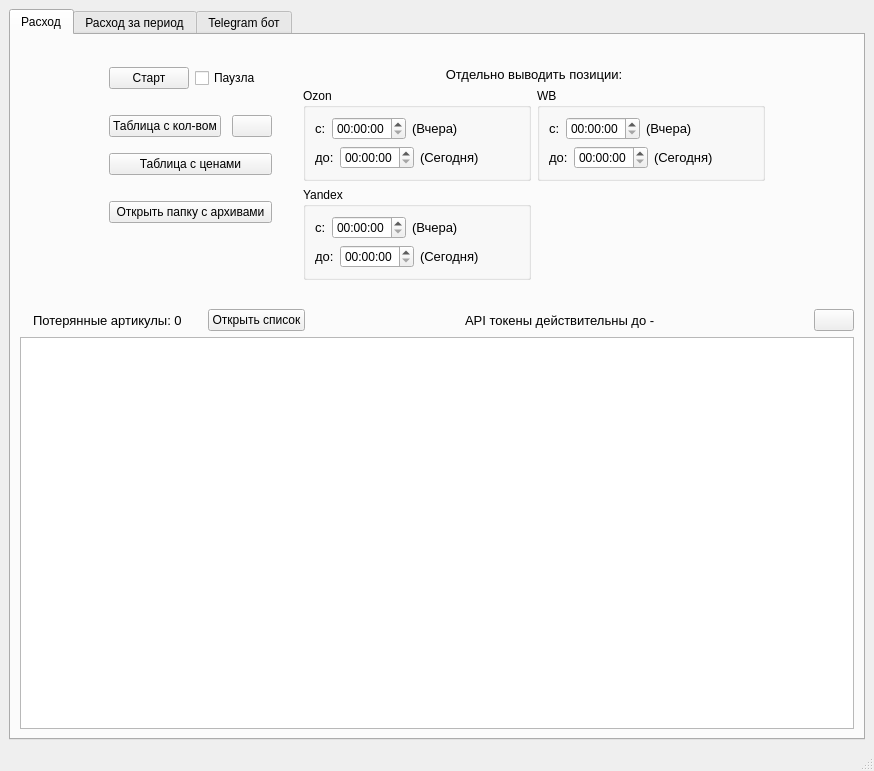
<?xml version="1.0" encoding="UTF-8"?>
<ui version="4.0">
 <class>MainWindow</class>
 <widget class="QMainWindow" name="MainWindow">
  <property name="geometry">
   <rect>
    <x>0</x>
    <y>0</y>
    <width>874</width>
    <height>771</height>
   </rect>
  </property>
  <property name="windowTitle">
   <string>MainWindow</string>
  </property>
  <widget class="QWidget" name="centralwidget">
   <layout class="QGridLayout" name="gridLayout">
    <item row="0" column="0">
     <widget class="QTabWidget" name="tabWidget">
      <property name="currentIndex">
       <number>0</number>
      </property>
      <widget class="QWidget" name="tab_3">
       <attribute name="title">
        <string>Расход</string>
       </attribute>
       <layout class="QGridLayout" name="gridLayout_8">
        <item row="0" column="0">
         <layout class="QVBoxLayout" name="verticalLayout_3" stretch="1,7,1,1,17">
          <item>
           <spacer name="verticalSpacer_4">
            <property name="orientation">
             <enum>Qt::Orientation::Vertical</enum>
            </property>
            <property name="sizeHint" stdset="0">
             <size>
              <width>17</width>
              <height>28</height>
             </size>
            </property>
           </spacer>
          </item>
          <item>
           <layout class="QHBoxLayout" name="horizontalLayout_11">
            <item>
             <spacer name="horizontalSpacer">
              <property name="orientation">
               <enum>Qt::Orientation::Horizontal</enum>
              </property>
              <property name="sizeHint" stdset="0">
               <size>
                <width>40</width>
                <height>20</height>
               </size>
              </property>
             </spacer>
            </item>
            <item>
             <layout class="QVBoxLayout" name="verticalLayout_2">
              <item>
               <layout class="QHBoxLayout" name="horizontalLayout_3">
                <item>
                 <widget class="QPushButton" name="Start_Button">
                  <property name="text">
                   <string>Старт</string>
                  </property>
                 </widget>
                </item>
                <item>
                 <widget class="QCheckBox" name="Pause_checkBox">
                  <property name="text">
                   <string>Паузла</string>
                  </property>
                 </widget>
                </item>
               </layout>
              </item>
              <item>
               <spacer name="verticalSpacer">
                <property name="orientation">
                 <enum>Qt::Orientation::Vertical</enum>
                </property>
                <property name="sizeType">
                 <enum>QSizePolicy::Policy::Minimum</enum>
                </property>
                <property name="sizeHint" stdset="0">
                 <size>
                  <width>20</width>
                  <height>20</height>
                 </size>
                </property>
               </spacer>
              </item>
              <item>
               <layout class="QHBoxLayout" name="horizontalLayout_5" stretch="7,1,0">
                <item>
                 <widget class="QPushButton" name="OpenResButton">
                  <property name="text">
                   <string>Таблица с кол-вом</string>
                  </property>
                  <property name="icon">
                   <iconset theme="QIcon::ThemeIcon::DocumentPageSetup"/>
                  </property>
                 </widget>
                </item>
                <item>
                 <spacer name="horizontalSpacer_7">
                  <property name="orientation">
                   <enum>Qt::Orientation::Horizontal</enum>
                  </property>
                  <property name="sizeType">
                   <enum>QSizePolicy::Policy::Minimum</enum>
                  </property>
                  <property name="sizeHint" stdset="0">
                   <size>
                    <width>5</width>
                    <height>20</height>
                   </size>
                  </property>
                 </spacer>
                </item>
                <item>
                 <widget class="QPushButton" name="OpenFileFolderButton">
                  <property name="text">
                   <string/>
                  </property>
                  <property name="icon">
                   <iconset theme="QIcon::ThemeIcon::FolderOpen"/>
                  </property>
                 </widget>
                </item>
               </layout>
              </item>
              <item>
               <spacer name="verticalSpacer_7">
                <property name="orientation">
                 <enum>Qt::Orientation::Vertical</enum>
                </property>
                <property name="sizeType">
                 <enum>QSizePolicy::Policy::Minimum</enum>
                </property>
                <property name="sizeHint" stdset="0">
                 <size>
                  <width>20</width>
                  <height>10</height>
                 </size>
                </property>
               </spacer>
              </item>
              <item>
               <widget class="QPushButton" name="OpenPriceFileButton">
                <property name="text">
                 <string>Таблица с ценами</string>
                </property>
                <property name="icon">
                 <iconset theme="QIcon::ThemeIcon::DocumentPageSetup"/>
                </property>
               </widget>
              </item>
              <item>
               <spacer name="verticalSpacer_2">
                <property name="orientation">
                 <enum>Qt::Orientation::Vertical</enum>
                </property>
                <property name="sizeType">
                 <enum>QSizePolicy::Policy::Minimum</enum>
                </property>
                <property name="sizeHint" stdset="0">
                 <size>
                  <width>20</width>
                  <height>20</height>
                 </size>
                </property>
               </spacer>
              </item>
              <item>
               <widget class="QPushButton" name="OpenArchiveDirButton">
                <property name="text">
                 <string>Открыть папку с архивами</string>
                </property>
               </widget>
              </item>
              <item>
               <spacer name="verticalSpacer_5">
                <property name="orientation">
                 <enum>Qt::Orientation::Vertical</enum>
                </property>
                <property name="sizeHint" stdset="0">
                 <size>
                  <width>20</width>
                  <height>40</height>
                 </size>
                </property>
               </spacer>
              </item>
             </layout>
            </item>
            <item>
             <spacer name="horizontalSpacer_4">
              <property name="orientation">
               <enum>Qt::Orientation::Horizontal</enum>
              </property>
              <property name="sizeType">
               <enum>QSizePolicy::Policy::Minimum</enum>
              </property>
              <property name="sizeHint" stdset="0">
               <size>
                <width>25</width>
                <height>20</height>
               </size>
              </property>
             </spacer>
            </item>
            <item>
             <layout class="QVBoxLayout" name="verticalLayout">
              <item>
               <widget class="QLabel" name="label">
                <property name="font">
                 <font>
                  <pointsize>10</pointsize>
                 </font>
                </property>
                <property name="inputMethodHints">
                 <set>Qt::InputMethodHint::ImhSensitiveData</set>
                </property>
                <property name="text">
                 <string>Отдельно выводить позиции:</string>
                </property>
                <property name="alignment">
                 <set>Qt::AlignmentFlag::AlignCenter</set>
                </property>
               </widget>
              </item>
              <item>
               <layout class="QGridLayout" name="gridLayout_7">
                <item row="0" column="0">
                 <widget class="QGroupBox" name="groupBox">
                  <property name="title">
                   <string>Ozon</string>
                  </property>
                  <layout class="QGridLayout" name="gridLayout_4">
                   <item row="0" column="0">
                    <layout class="QHBoxLayout" name="horizontalLayout">
                     <item>
                      <widget class="QLabel" name="label_8">
                       <property name="font">
                        <font>
                         <pointsize>10</pointsize>
                        </font>
                       </property>
                       <property name="text">
                        <string>с:</string>
                       </property>
                      </widget>
                     </item>
                     <item>
                      <widget class="QTimeEdit" name="ozon_extra_col_timeEdit"/>
                     </item>
                     <item>
                      <widget class="QLabel" name="label_3">
                       <property name="font">
                        <font>
                         <pointsize>10</pointsize>
                        </font>
                       </property>
                       <property name="text">
                        <string>(Вчера)</string>
                       </property>
                      </widget>
                     </item>
                     <item>
                      <spacer name="horizontalSpacer_5">
                       <property name="orientation">
                        <enum>Qt::Orientation::Horizontal</enum>
                       </property>
                       <property name="sizeHint" stdset="0">
                        <size>
                         <width>40</width>
                         <height>20</height>
                        </size>
                       </property>
                      </spacer>
                     </item>
                    </layout>
                   </item>
                   <item row="1" column="0">
                    <layout class="QHBoxLayout" name="horizontalLayout_2">
                     <item>
                      <widget class="QLabel" name="label_2">
                       <property name="font">
                        <font>
                         <pointsize>10</pointsize>
                        </font>
                       </property>
                       <property name="text">
                        <string>до:</string>
                       </property>
                      </widget>
                     </item>
                     <item>
                      <widget class="QTimeEdit" name="ozon_extra_col_timeEdit_2"/>
                     </item>
                     <item>
                      <widget class="QLabel" name="label_4">
                       <property name="font">
                        <font>
                         <pointsize>10</pointsize>
                        </font>
                       </property>
                       <property name="text">
                        <string>(Сегодня)</string>
                       </property>
                      </widget>
                     </item>
                     <item>
                      <spacer name="horizontalSpacer_6">
                       <property name="orientation">
                        <enum>Qt::Orientation::Horizontal</enum>
                       </property>
                       <property name="sizeHint" stdset="0">
                        <size>
                         <width>40</width>
                         <height>20</height>
                        </size>
                       </property>
                      </spacer>
                     </item>
                    </layout>
                   </item>
                  </layout>
                 </widget>
                </item>
                <item row="0" column="1">
                 <widget class="QGroupBox" name="groupBox_2">
                  <property name="title">
                   <string>WB</string>
                  </property>
                  <layout class="QGridLayout" name="gridLayout_6">
                   <item row="0" column="0">
                    <layout class="QHBoxLayout" name="horizontalLayout_13">
                     <item>
                      <widget class="QLabel" name="label_11">
                       <property name="font">
                        <font>
                         <pointsize>10</pointsize>
                        </font>
                       </property>
                       <property name="text">
                        <string>с:</string>
                       </property>
                      </widget>
                     </item>
                     <item>
                      <widget class="QTimeEdit" name="wb_extra_col_timeEdit"/>
                     </item>
                     <item>
                      <widget class="QLabel" name="label_12">
                       <property name="font">
                        <font>
                         <pointsize>10</pointsize>
                        </font>
                       </property>
                       <property name="text">
                        <string>(Вчера)</string>
                       </property>
                      </widget>
                     </item>
                     <item>
                      <spacer name="horizontalSpacer_20">
                       <property name="orientation">
                        <enum>Qt::Orientation::Horizontal</enum>
                       </property>
                       <property name="sizeHint" stdset="0">
                        <size>
                         <width>40</width>
                         <height>20</height>
                        </size>
                       </property>
                      </spacer>
                     </item>
                    </layout>
                   </item>
                   <item row="1" column="0">
                    <layout class="QHBoxLayout" name="horizontalLayout_6">
                     <item>
                      <widget class="QLabel" name="label_9">
                       <property name="font">
                        <font>
                         <pointsize>10</pointsize>
                        </font>
                       </property>
                       <property name="text">
                        <string>до:</string>
                       </property>
                      </widget>
                     </item>
                     <item>
                      <widget class="QTimeEdit" name="wb_extra_col_timeEdit_2"/>
                     </item>
                     <item>
                      <widget class="QLabel" name="label_10">
                       <property name="font">
                        <font>
                         <pointsize>10</pointsize>
                        </font>
                       </property>
                       <property name="text">
                        <string>(Сегодня)</string>
                       </property>
                      </widget>
                     </item>
                     <item>
                      <spacer name="horizontalSpacer_19">
                       <property name="orientation">
                        <enum>Qt::Orientation::Horizontal</enum>
                       </property>
                       <property name="sizeHint" stdset="0">
                        <size>
                         <width>40</width>
                         <height>20</height>
                        </size>
                       </property>
                      </spacer>
                     </item>
                    </layout>
                   </item>
                  </layout>
                 </widget>
                </item>
                <item row="1" column="0">
                 <widget class="QGroupBox" name="groupBox_3">
                  <property name="title">
                   <string>Yandex</string>
                  </property>
                  <layout class="QGridLayout" name="gridLayout_2">
                   <item row="0" column="0">
                    <layout class="QHBoxLayout" name="horizontalLayout_9">
                     <item>
                      <widget class="QLabel" name="label_17">
                       <property name="font">
                        <font>
                         <pointsize>10</pointsize>
                        </font>
                       </property>
                       <property name="text">
                        <string>с:</string>
                       </property>
                      </widget>
                     </item>
                     <item>
                      <widget class="QTimeEdit" name="ya_extra_col_timeEdit"/>
                     </item>
                     <item>
                      <widget class="QLabel" name="label_16">
                       <property name="font">
                        <font>
                         <pointsize>10</pointsize>
                        </font>
                       </property>
                       <property name="text">
                        <string>(Вчера)</string>
                       </property>
                      </widget>
                     </item>
                     <item>
                      <spacer name="horizontalSpacer_17">
                       <property name="orientation">
                        <enum>Qt::Orientation::Horizontal</enum>
                       </property>
                       <property name="sizeHint" stdset="0">
                        <size>
                         <width>40</width>
                         <height>20</height>
                        </size>
                       </property>
                      </spacer>
                     </item>
                    </layout>
                   </item>
                   <item row="1" column="0">
                    <layout class="QHBoxLayout" name="horizontalLayout_10">
                     <item>
                      <widget class="QLabel" name="label_19">
                       <property name="font">
                        <font>
                         <pointsize>10</pointsize>
                        </font>
                       </property>
                       <property name="text">
                        <string>до:</string>
                       </property>
                      </widget>
                     </item>
                     <item>
                      <widget class="QTimeEdit" name="ya_extra_col_timeEdit_2"/>
                     </item>
                     <item>
                      <widget class="QLabel" name="label_18">
                       <property name="font">
                        <font>
                         <pointsize>10</pointsize>
                        </font>
                       </property>
                       <property name="text">
                        <string>(Сегодня)</string>
                       </property>
                      </widget>
                     </item>
                     <item>
                      <spacer name="horizontalSpacer_23">
                       <property name="orientation">
                        <enum>Qt::Orientation::Horizontal</enum>
                       </property>
                       <property name="sizeHint" stdset="0">
                        <size>
                         <width>40</width>
                         <height>20</height>
                        </size>
                       </property>
                      </spacer>
                     </item>
                    </layout>
                   </item>
                  </layout>
                 </widget>
                </item>
                <item row="1" column="1">
                 <spacer name="verticalSpacer_3">
                  <property name="orientation">
                   <enum>Qt::Orientation::Vertical</enum>
                  </property>
                  <property name="sizeType">
                   <enum>QSizePolicy::Policy::Expanding</enum>
                  </property>
                  <property name="sizeHint" stdset="0">
                   <size>
                    <width>20</width>
                    <height>18</height>
                   </size>
                  </property>
                 </spacer>
                </item>
               </layout>
              </item>
             </layout>
            </item>
            <item>
             <spacer name="horizontalSpacer_2">
              <property name="orientation">
               <enum>Qt::Orientation::Horizontal</enum>
              </property>
              <property name="sizeHint" stdset="0">
               <size>
                <width>18</width>
                <height>20</height>
               </size>
              </property>
             </spacer>
            </item>
           </layout>
          </item>
          <item>
           <spacer name="verticalSpacer_6">
            <property name="orientation">
             <enum>Qt::Orientation::Vertical</enum>
            </property>
            <property name="sizeHint" stdset="0">
             <size>
              <width>20</width>
              <height>40</height>
             </size>
            </property>
           </spacer>
          </item>
          <item>
           <layout class="QHBoxLayout" name="horizontalLayout_4">
            <item>
             <spacer name="horizontalSpacer_8">
              <property name="orientation">
               <enum>Qt::Orientation::Horizontal</enum>
              </property>
              <property name="sizeType">
               <enum>QSizePolicy::Policy::Minimum</enum>
              </property>
              <property name="sizeHint" stdset="0">
               <size>
                <width>13</width>
                <height>20</height>
               </size>
              </property>
             </spacer>
            </item>
            <item>
             <widget class="QLabel" name="BadArticleCountLabel">
              <property name="font">
               <font>
                <pointsize>10</pointsize>
               </font>
              </property>
              <property name="text">
               <string>Потерянные артикулы: 0</string>
              </property>
             </widget>
            </item>
            <item>
             <spacer name="horizontalSpacer_9">
              <property name="orientation">
               <enum>Qt::Orientation::Horizontal</enum>
              </property>
              <property name="sizeType">
               <enum>QSizePolicy::Policy::Minimum</enum>
              </property>
              <property name="sizeHint" stdset="0">
               <size>
                <width>20</width>
                <height>20</height>
               </size>
              </property>
             </spacer>
            </item>
            <item>
             <widget class="QPushButton" name="OpenReportButton">
              <property name="text">
               <string>Открыть список</string>
              </property>
              <property name="icon">
               <iconset theme="QIcon::ThemeIcon::DocumentPageSetup"/>
              </property>
             </widget>
            </item>
            <item>
             <spacer name="horizontalSpacer_14">
              <property name="orientation">
               <enum>Qt::Orientation::Horizontal</enum>
              </property>
              <property name="sizeHint" stdset="0">
               <size>
                <width>40</width>
                <height>20</height>
               </size>
              </property>
             </spacer>
            </item>
            <item>
             <widget class="QLabel" name="ApiData_label">
              <property name="font">
               <font>
                <pointsize>10</pointsize>
                <bold>false</bold>
               </font>
              </property>
              <property name="text">
               <string>API токены действительны до -</string>
              </property>
             </widget>
            </item>
            <item>
             <spacer name="horizontalSpacer_3">
              <property name="orientation">
               <enum>Qt::Orientation::Horizontal</enum>
              </property>
              <property name="sizeHint" stdset="0">
               <size>
                <width>40</width>
                <height>20</height>
               </size>
              </property>
             </spacer>
            </item>
            <item>
             <widget class="QPushButton" name="Logs_pushButton">
              <property name="text">
               <string/>
              </property>
              <property name="icon">
               <iconset theme="QIcon::ThemeIcon::FormatJustifyLeft"/>
              </property>
             </widget>
            </item>
           </layout>
          </item>
          <item>
           <widget class="QTextBrowser" name="Log_textBrowser"/>
          </item>
         </layout>
        </item>
       </layout>
      </widget>
      <widget class="QWidget" name="tab_4">
       <attribute name="title">
        <string>Расход за период</string>
       </attribute>
       <layout class="QGridLayout" name="gridLayout_3">
        <item row="0" column="0">
         <layout class="QVBoxLayout" name="verticalLayout_4" stretch="1,10,1,6">
          <item>
           <layout class="QHBoxLayout" name="horizontalLayout_7">
            <item>
             <widget class="QPushButton" name="Start_Button_2">
              <property name="text">
               <string>Загрузить</string>
              </property>
             </widget>
            </item>
            <item>
             <spacer name="horizontalSpacer_13">
              <property name="orientation">
               <enum>Qt::Orientation::Horizontal</enum>
              </property>
              <property name="sizeType">
               <enum>QSizePolicy::Policy::Minimum</enum>
              </property>
              <property name="sizeHint" stdset="0">
               <size>
                <width>30</width>
                <height>20</height>
               </size>
              </property>
             </spacer>
            </item>
            <item>
             <widget class="QLabel" name="label_5">
              <property name="font">
               <font>
                <pointsize>10</pointsize>
               </font>
              </property>
              <property name="text">
               <string>Получить заказы с</string>
              </property>
             </widget>
            </item>
            <item>
             <widget class="QDateEdit" name="dateEdit_1">
              <property name="dateTime">
               <datetime>
                <hour>0</hour>
                <minute>0</minute>
                <second>0</second>
                <year>2025</year>
                <month>12</month>
                <day>27</day>
               </datetime>
              </property>
              <property name="time">
               <time>
                <hour>0</hour>
                <minute>0</minute>
                <second>0</second>
               </time>
              </property>
             </widget>
            </item>
            <item>
             <spacer name="horizontalSpacer_11">
              <property name="orientation">
               <enum>Qt::Orientation::Horizontal</enum>
              </property>
              <property name="sizeType">
               <enum>QSizePolicy::Policy::Minimum</enum>
              </property>
              <property name="sizeHint" stdset="0">
               <size>
                <width>10</width>
                <height>20</height>
               </size>
              </property>
             </spacer>
            </item>
            <item>
             <widget class="QLabel" name="label_6">
              <property name="font">
               <font>
                <pointsize>10</pointsize>
               </font>
              </property>
              <property name="text">
               <string>по</string>
              </property>
             </widget>
            </item>
            <item>
             <widget class="QDateEdit" name="dateEdit_2">
              <property name="dateTime">
               <datetime>
                <hour>9</hour>
                <minute>0</minute>
                <second>0</second>
                <year>2025</year>
                <month>12</month>
                <day>31</day>
               </datetime>
              </property>
             </widget>
            </item>
            <item>
             <spacer name="horizontalSpacer_12">
              <property name="orientation">
               <enum>Qt::Orientation::Horizontal</enum>
              </property>
              <property name="sizeHint" stdset="0">
               <size>
                <width>40</width>
                <height>20</height>
               </size>
              </property>
             </spacer>
            </item>
            <item>
             <widget class="QPushButton" name="autoData_pushButton">
              <property name="text">
               <string>Автозаполнение дат (сегодня минус неделя)</string>
              </property>
             </widget>
            </item>
           </layout>
          </item>
          <item>
           <widget class="QWidget" name="widget" native="true"/>
          </item>
          <item>
           <layout class="QHBoxLayout" name="horizontalLayout_8">
            <item>
             <spacer name="horizontalSpacer_10">
              <property name="orientation">
               <enum>Qt::Orientation::Horizontal</enum>
              </property>
              <property name="sizeHint" stdset="0">
               <size>
                <width>40</width>
                <height>20</height>
               </size>
              </property>
             </spacer>
            </item>
            <item>
             <widget class="QPushButton" name="Logs_pushButton_2">
              <property name="text">
               <string/>
              </property>
              <property name="icon">
               <iconset theme="QIcon::ThemeIcon::FormatJustifyLeft"/>
              </property>
             </widget>
            </item>
           </layout>
          </item>
          <item>
           <widget class="QTextBrowser" name="Log_textBrowser_2"/>
          </item>
         </layout>
        </item>
       </layout>
      </widget>
      <widget class="QWidget" name="tab_2">
       <attribute name="title">
        <string>Telegram бот</string>
       </attribute>
       <layout class="QGridLayout" name="gridLayout_5">
        <item row="0" column="0">
         <layout class="QVBoxLayout" name="verticalLayout_7" stretch="1,1,12">
          <item>
           <layout class="QHBoxLayout" name="horizontalLayout_14">
            <item>
             <widget class="QPushButton" name="Start_tg_Button_4">
              <property name="font">
               <font>
                <pointsize>9</pointsize>
               </font>
              </property>
              <property name="text">
               <string>Старт</string>
              </property>
             </widget>
            </item>
            <item>
             <widget class="QPushButton" name="Stop_tg_Button_4">
              <property name="font">
               <font>
                <pointsize>9</pointsize>
               </font>
              </property>
              <property name="text">
               <string>Стоп</string>
              </property>
             </widget>
            </item>
            <item>
             <spacer name="horizontalSpacer_21">
              <property name="orientation">
               <enum>Qt::Orientation::Horizontal</enum>
              </property>
              <property name="sizeType">
               <enum>QSizePolicy::Policy::Minimum</enum>
              </property>
              <property name="sizeHint" stdset="0">
               <size>
                <width>30</width>
                <height>20</height>
               </size>
              </property>
             </spacer>
            </item>
            <item>
             <widget class="QLabel" name="TgStatus_label">
              <property name="text">
               <string>Статус: остановлен</string>
              </property>
             </widget>
            </item>
            <item>
             <spacer name="horizontalSpacer_22">
              <property name="orientation">
               <enum>Qt::Orientation::Horizontal</enum>
              </property>
              <property name="sizeHint" stdset="0">
               <size>
                <width>40</width>
                <height>20</height>
               </size>
              </property>
             </spacer>
            </item>
           </layout>
          </item>
          <item>
           <layout class="QHBoxLayout" name="horizontalLayout_12">
            <item>
             <spacer name="horizontalSpacer_18">
              <property name="orientation">
               <enum>Qt::Orientation::Horizontal</enum>
              </property>
              <property name="sizeHint" stdset="0">
               <size>
                <width>40</width>
                <height>20</height>
               </size>
              </property>
             </spacer>
            </item>
            <item>
             <widget class="QPushButton" name="Logs_pushButton_4_">
              <property name="text">
               <string/>
              </property>
              <property name="icon">
               <iconset theme="QIcon::ThemeIcon::FormatJustifyLeft"/>
              </property>
             </widget>
            </item>
           </layout>
          </item>
          <item>
           <widget class="QTextBrowser" name="Log_textBrowser_4"/>
          </item>
         </layout>
        </item>
       </layout>
      </widget>
     </widget>
    </item>
   </layout>
  </widget>
  <widget class="QMenuBar" name="menubar">
   <property name="geometry">
    <rect>
     <x>0</x>
     <y>0</y>
     <width>874</width>
     <height>22</height>
    </rect>
   </property>
  </widget>
  <widget class="QStatusBar" name="statusbar"/>
 </widget>
 <resources/>
 <connections/>
</ui>
